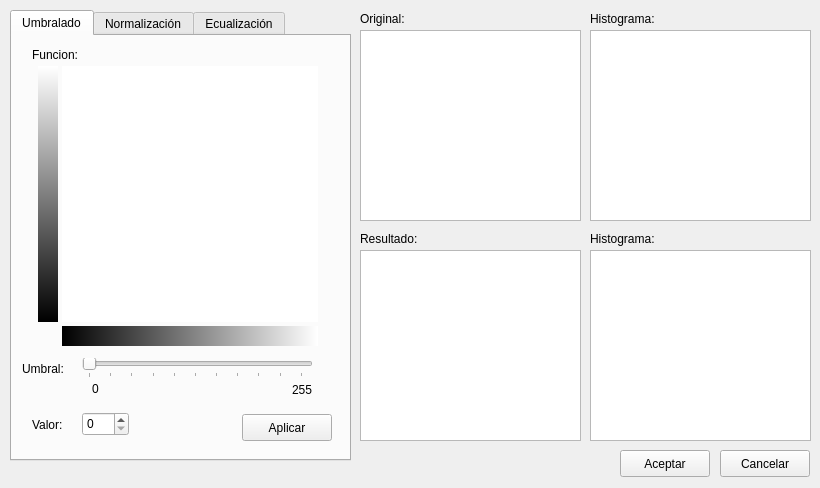
<?xml version="1.0" encoding="UTF-8"?>
<ui version="4.0">
 <class>Tools</class>
 <widget class="QMainWindow" name="Tools">
  <property name="geometry">
   <rect>
    <x>0</x>
    <y>0</y>
    <width>820</width>
    <height>488</height>
   </rect>
  </property>
  <property name="minimumSize">
   <size>
    <width>820</width>
    <height>488</height>
   </size>
  </property>
  <property name="maximumSize">
   <size>
    <width>820</width>
    <height>488</height>
   </size>
  </property>
  <property name="windowTitle">
   <string>MainWindow</string>
  </property>
  <widget class="QWidget" name="centralwidget">
   <widget class="QTabWidget" name="tabWidget">
    <property name="geometry">
     <rect>
      <x>10</x>
      <y>10</y>
      <width>341</width>
      <height>451</height>
     </rect>
    </property>
    <property name="currentIndex">
     <number>0</number>
    </property>
    <widget class="QWidget" name="tab">
     <attribute name="title">
      <string>Umbralado</string>
     </attribute>
     <widget class="QSlider" name="horizontalSlider">
      <property name="geometry">
       <rect>
        <x>70</x>
        <y>322</y>
        <width>231</width>
        <height>20</height>
       </rect>
      </property>
      <property name="maximum">
       <number>255</number>
      </property>
      <property name="pageStep">
       <number>5</number>
      </property>
      <property name="orientation">
       <enum>Qt::Horizontal</enum>
      </property>
      <property name="tickPosition">
       <enum>QSlider::TicksBelow</enum>
      </property>
      <property name="tickInterval">
       <number>25</number>
      </property>
     </widget>
     <widget class="QFrame" name="frame_5">
      <property name="geometry">
       <rect>
        <x>50</x>
        <y>30</y>
        <width>256</width>
        <height>256</height>
       </rect>
      </property>
      <property name="frameShape">
       <enum>QFrame::StyledPanel</enum>
      </property>
      <property name="frameShadow">
       <enum>QFrame::Raised</enum>
      </property>
     </widget>
     <widget class="QLabel" name="label_5">
      <property name="geometry">
       <rect>
        <x>20</x>
        <y>10</y>
        <width>131</width>
        <height>18</height>
       </rect>
      </property>
      <property name="text">
       <string>Funcion:</string>
      </property>
     </widget>
     <widget class="QLabel" name="label_6">
      <property name="geometry">
       <rect>
        <x>10</x>
        <y>324</y>
        <width>61</width>
        <height>18</height>
       </rect>
      </property>
      <property name="text">
       <string>Umbral: </string>
      </property>
     </widget>
     <widget class="QLabel" name="label_8">
      <property name="geometry">
       <rect>
        <x>280</x>
        <y>345</y>
        <width>31</width>
        <height>18</height>
       </rect>
      </property>
      <property name="text">
       <string>255</string>
      </property>
     </widget>
     <widget class="QLabel" name="label_9">
      <property name="geometry">
       <rect>
        <x>80</x>
        <y>344</y>
        <width>16</width>
        <height>18</height>
       </rect>
      </property>
      <property name="text">
       <string>0</string>
      </property>
     </widget>
     <widget class="QLabel" name="label_10">
      <property name="geometry">
       <rect>
        <x>50</x>
        <y>290</y>
        <width>256</width>
        <height>20</height>
       </rect>
      </property>
      <property name="styleSheet">
       <string>background-color: qlineargradient(spread:pad, x1:0, y1:0, x2:1, y2:0, stop:0 rgba(0, 0, 0, 255), stop:1 rgba(255, 255, 255, 255));</string>
      </property>
      <property name="text">
       <string/>
      </property>
     </widget>
     <widget class="QLabel" name="label_11">
      <property name="geometry">
       <rect>
        <x>26</x>
        <y>30</y>
        <width>20</width>
        <height>256</height>
       </rect>
      </property>
      <property name="styleSheet">
       <string>background-color: qlineargradient(spread:pad, x1:1, y1:1, x2:1, y2:0, stop:0 rgba(0, 0, 0, 255), stop:1 rgba(255, 255, 255, 255));</string>
      </property>
      <property name="text">
       <string/>
      </property>
     </widget>
     <widget class="QLabel" name="lbFuncion">
      <property name="geometry">
       <rect>
        <x>50</x>
        <y>30</y>
        <width>256</width>
        <height>256</height>
       </rect>
      </property>
      <property name="minimumSize">
       <size>
        <width>256</width>
        <height>256</height>
       </size>
      </property>
      <property name="maximumSize">
       <size>
        <width>256</width>
        <height>256</height>
       </size>
      </property>
      <property name="styleSheet">
       <string>background-color: rgb(255, 255, 255);</string>
      </property>
      <property name="text">
       <string/>
      </property>
     </widget>
     <widget class="QPushButton" name="pbAplicarUmbral">
      <property name="geometry">
       <rect>
        <x>230</x>
        <y>378</y>
        <width>90</width>
        <height>27</height>
       </rect>
      </property>
      <property name="text">
       <string>Aplicar</string>
      </property>
     </widget>
     <widget class="QLabel" name="label_12">
      <property name="geometry">
       <rect>
        <x>20</x>
        <y>380</y>
        <width>51</width>
        <height>18</height>
       </rect>
      </property>
      <property name="text">
       <string>Valor:</string>
      </property>
     </widget>
     <widget class="QSpinBox" name="spinBox">
      <property name="geometry">
       <rect>
        <x>70</x>
        <y>376</y>
        <width>47</width>
        <height>24</height>
       </rect>
      </property>
      <property name="maximum">
       <number>255</number>
      </property>
     </widget>
    </widget>
    <widget class="QWidget" name="tab_2">
     <attribute name="title">
      <string>Normalización</string>
     </attribute>
     <widget class="QFrame" name="frame">
      <property name="geometry">
       <rect>
        <x>20</x>
        <y>50</y>
        <width>291</width>
        <height>111</height>
       </rect>
      </property>
      <property name="frameShape">
       <enum>QFrame::StyledPanel</enum>
      </property>
      <property name="frameShadow">
       <enum>QFrame::Plain</enum>
      </property>
      <widget class="QSpinBox" name="sb_minValue">
       <property name="geometry">
        <rect>
         <x>160</x>
         <y>20</y>
         <width>81</width>
         <height>28</height>
        </rect>
       </property>
       <property name="maximum">
        <number>255</number>
       </property>
      </widget>
      <widget class="QLabel" name="label_13">
       <property name="geometry">
        <rect>
         <x>40</x>
         <y>70</y>
         <width>111</width>
         <height>31</height>
        </rect>
       </property>
       <property name="text">
        <string>Valor máximo:</string>
       </property>
      </widget>
      <widget class="QSpinBox" name="sb_maxValue">
       <property name="geometry">
        <rect>
         <x>160</x>
         <y>70</y>
         <width>81</width>
         <height>28</height>
        </rect>
       </property>
       <property name="maximum">
        <number>255</number>
       </property>
       <property name="value">
        <number>255</number>
       </property>
      </widget>
      <widget class="QLabel" name="label_7">
       <property name="geometry">
        <rect>
         <x>40</x>
         <y>20</y>
         <width>111</width>
         <height>31</height>
        </rect>
       </property>
       <property name="text">
        <string>Valor mínimo:</string>
       </property>
      </widget>
     </widget>
     <widget class="QLabel" name="label_14">
      <property name="geometry">
       <rect>
        <x>30</x>
        <y>30</y>
        <width>201</width>
        <height>18</height>
       </rect>
      </property>
      <property name="text">
       <string>Parámetros de normalización: </string>
      </property>
     </widget>
     <widget class="QPushButton" name="pbAplicarNormalizacion">
      <property name="geometry">
       <rect>
        <x>120</x>
        <y>200</y>
        <width>90</width>
        <height>27</height>
       </rect>
      </property>
      <property name="text">
       <string>Aplicar</string>
      </property>
     </widget>
    </widget>
    <widget class="QWidget" name="tab_3">
     <attribute name="title">
      <string>Ecualización</string>
     </attribute>
    </widget>
   </widget>
   <widget class="QFrame" name="frame">
    <property name="geometry">
     <rect>
      <x>360</x>
      <y>30</y>
      <width>221</width>
      <height>191</height>
     </rect>
    </property>
    <property name="minimumSize">
     <size>
      <width>221</width>
      <height>191</height>
     </size>
    </property>
    <property name="frameShape">
     <enum>QFrame::StyledPanel</enum>
    </property>
    <property name="frameShadow">
     <enum>QFrame::Raised</enum>
    </property>
    <layout class="QHBoxLayout" name="horizontalLayout">
     <property name="margin">
      <number>0</number>
     </property>
     <item>
      <widget class="QLabel" name="lbOriginal">
       <property name="styleSheet">
        <string>background-color: rgb(255, 255, 255);</string>
       </property>
       <property name="text">
        <string/>
       </property>
      </widget>
     </item>
    </layout>
   </widget>
   <widget class="QLabel" name="label">
    <property name="geometry">
     <rect>
      <x>360</x>
      <y>230</y>
      <width>71</width>
      <height>18</height>
     </rect>
    </property>
    <property name="text">
     <string>Resultado: </string>
    </property>
    <property name="scaledContents">
     <bool>false</bool>
    </property>
    <property name="wordWrap">
     <bool>false</bool>
    </property>
   </widget>
   <widget class="QLabel" name="label_2">
    <property name="geometry">
     <rect>
      <x>590</x>
      <y>230</y>
      <width>81</width>
      <height>18</height>
     </rect>
    </property>
    <property name="text">
     <string>Histograma: </string>
    </property>
   </widget>
   <widget class="QLabel" name="label_3">
    <property name="geometry">
     <rect>
      <x>360</x>
      <y>10</y>
      <width>59</width>
      <height>18</height>
     </rect>
    </property>
    <property name="text">
     <string>Original:</string>
    </property>
   </widget>
   <widget class="QLabel" name="label_4">
    <property name="geometry">
     <rect>
      <x>590</x>
      <y>10</y>
      <width>91</width>
      <height>18</height>
     </rect>
    </property>
    <property name="text">
     <string>Histograma:</string>
    </property>
   </widget>
   <widget class="QFrame" name="frame_2">
    <property name="geometry">
     <rect>
      <x>590</x>
      <y>30</y>
      <width>221</width>
      <height>191</height>
     </rect>
    </property>
    <property name="minimumSize">
     <size>
      <width>221</width>
      <height>191</height>
     </size>
    </property>
    <property name="styleSheet">
     <string/>
    </property>
    <property name="frameShape">
     <enum>QFrame::StyledPanel</enum>
    </property>
    <property name="frameShadow">
     <enum>QFrame::Raised</enum>
    </property>
    <layout class="QHBoxLayout" name="horizontalLayout_2">
     <property name="margin">
      <number>0</number>
     </property>
     <item>
      <widget class="QLabel" name="lbHistOrig">
       <property name="enabled">
        <bool>true</bool>
       </property>
       <property name="styleSheet">
        <string>background-color: rgb(255, 255, 255);</string>
       </property>
       <property name="text">
        <string/>
       </property>
      </widget>
     </item>
    </layout>
   </widget>
   <widget class="QFrame" name="frame_3">
    <property name="geometry">
     <rect>
      <x>360</x>
      <y>250</y>
      <width>221</width>
      <height>191</height>
     </rect>
    </property>
    <property name="minimumSize">
     <size>
      <width>221</width>
      <height>191</height>
     </size>
    </property>
    <property name="frameShape">
     <enum>QFrame::StyledPanel</enum>
    </property>
    <property name="frameShadow">
     <enum>QFrame::Raised</enum>
    </property>
    <layout class="QHBoxLayout" name="horizontalLayout_3">
     <property name="margin">
      <number>0</number>
     </property>
     <item>
      <widget class="QLabel" name="lbResultado">
       <property name="styleSheet">
        <string>background-color: rgb(255, 255, 255);</string>
       </property>
       <property name="text">
        <string/>
       </property>
      </widget>
     </item>
    </layout>
   </widget>
   <widget class="QFrame" name="frame_4">
    <property name="geometry">
     <rect>
      <x>590</x>
      <y>250</y>
      <width>221</width>
      <height>191</height>
     </rect>
    </property>
    <property name="minimumSize">
     <size>
      <width>221</width>
      <height>191</height>
     </size>
    </property>
    <property name="frameShape">
     <enum>QFrame::StyledPanel</enum>
    </property>
    <property name="frameShadow">
     <enum>QFrame::Raised</enum>
    </property>
    <layout class="QHBoxLayout" name="horizontalLayout_4">
     <property name="margin">
      <number>0</number>
     </property>
     <item>
      <widget class="QLabel" name="lbHistoResul">
       <property name="styleSheet">
        <string>background-color: rgb(255, 255, 255);</string>
       </property>
       <property name="text">
        <string/>
       </property>
      </widget>
     </item>
    </layout>
   </widget>
   <widget class="QPushButton" name="pbAceptar">
    <property name="geometry">
     <rect>
      <x>620</x>
      <y>450</y>
      <width>90</width>
      <height>27</height>
     </rect>
    </property>
    <property name="text">
     <string>Aceptar</string>
    </property>
   </widget>
   <widget class="QPushButton" name="pbCancelar">
    <property name="geometry">
     <rect>
      <x>720</x>
      <y>450</y>
      <width>90</width>
      <height>27</height>
     </rect>
    </property>
    <property name="text">
     <string>Cancelar</string>
    </property>
   </widget>
  </widget>
 </widget>
 <resources/>
 <connections>
  <connection>
   <sender>horizontalSlider</sender>
   <signal>valueChanged(int)</signal>
   <receiver>spinBox</receiver>
   <slot>setValue(int)</slot>
   <hints>
    <hint type="sourcelabel">
     <x>118</x>
     <y>373</y>
    </hint>
    <hint type="destinationlabel">
     <x>109</x>
     <y>431</y>
    </hint>
   </hints>
  </connection>
  <connection>
   <sender>spinBox</sender>
   <signal>valueChanged(int)</signal>
   <receiver>horizontalSlider</receiver>
   <slot>setValue(int)</slot>
   <hints>
    <hint type="sourcelabel">
     <x>94</x>
     <y>422</y>
    </hint>
    <hint type="destinationlabel">
     <x>153</x>
     <y>374</y>
    </hint>
   </hints>
  </connection>
 </connections>
</ui>
